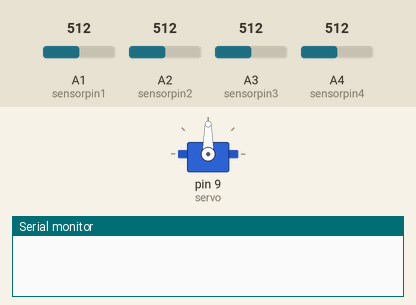
Simulated run of this sketch. Board: Arduino Uno, built with avr-gcc and run on an emulated ATmega328P. Shown: servo, the last lines printed to the serial monitor. The test bench sets the inputs (shaded band); at power-on: A1 (sensorpin1) = 512, A2 (sensorpin2) = 512, A3 (sensorpin3) = 512, A4 (sensorpin4) = 512.

Above: at 0.1 s.
At 30.4 s:
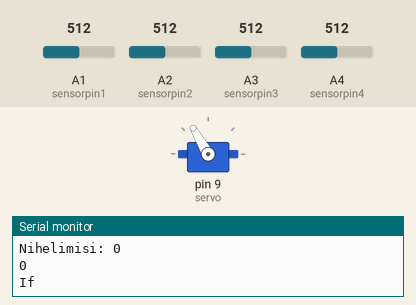
Timing chart, 0 to 31.9 s (numbered marks = the images above):
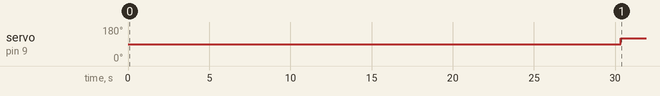

The sketch:

tool.ino
```cpp
#include <Servo.h>

Servo servo;

int sensorpin4 = A4;
int sensor4;
int sensorpin1 = A1;
int sensor1;
int sensorpin2 = A2;
int sensor2;
int sensorpin3 = A3;
int sensor3;

int tsukkel = 15;
int tsukkelPraegu;
int nihelemisiKokku;

int vasakNihe;
int paremNihe;
int nihelmiseTolerants = 50;


void setup() {
  // put your setup code here, to run once:
  Serial.begin(9600);
  servo.attach(9);
  kalibreeri();
}

void loop() {
  kontrolli();
  kalibreeri();
}

void kalibreeri(){
  long kumulatiivneParem = 0;
  long kumulatiivneVasak = 0;
  //5 sekundit
  for(int i=0; i<20; i++){
    kumulatiivneParem = kumulatiivneParem + analogRead(sensorpin1) +  analogRead(sensorpin2);
    kumulatiivneVasak = kumulatiivneVasak + analogRead(sensorpin4) +  analogRead(sensorpin3);
    delay(50);
  }
  vasakNihe = int(kumulatiivneVasak/20);
  paremNihe = int(kumulatiivneParem/20);
  Serial.println("----------------");
  Serial.print("VasakNihe: ");
  Serial.println(vasakNihe);
  Serial.print("ParemNihe: ");
  Serial.println(paremNihe);
  Serial.println("----------------");
}

void kontrolli(){
  int nihelemisi = 0;
  //5 sekundit
  for(int i=0; i<20; i++){
    if(abs(analogRead(sensorpin4) + analogRead(sensorpin3) - vasakNihe) > nihelmiseTolerants){
      nihelemisi++;
    }
    if(abs(analogRead(sensorpin1) + analogRead(sensorpin2) - paremNihe) > nihelmiseTolerants){
      nihelemisi++;
    }
    delay(50);
  }
  Serial.print("Nihelimisi: ");
  Serial.println(nihelemisi);
  tsukkelPraegu++;
  nihelemisiKokku = nihelemisiKokku + nihelemisi;
  if(tsukkelPraegu >= tsukkel){

    Serial.println(nihelemisiKokku);
    if(nihelemisiKokku <= 180){
      servo.write(int(120 - int(nihelemisiKokku / 1.5)));
      Serial.println("If");
    } else {
      Serial.println("Else");
      servo.write(0);
    }

    tsukkelPraegu = 0;
    nihelemisiKokku = 0;
  }
}
```

Measured:
- by itself, servo on pin 9 (servo): 90° → 120° at 30.3 s
